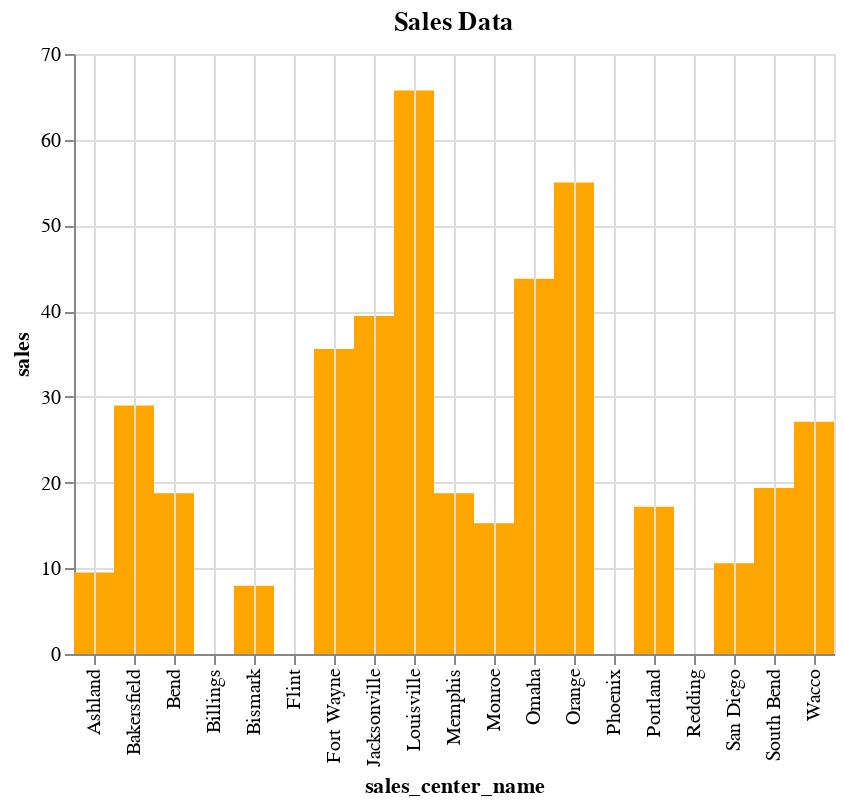

Express this chart as Vega-Lite.
### Vega-Lite specification from a JSON file in a GitHub repository (floating-point values rounded to 4 significant figures)
{"$schema": "https://vega.github.io/schema/vega-lite/v3.json", "data": {"format": {"type": "json"}, "values": [{"SALES": ".00", "Sales_Center_ID": "1111", "Sales_Center_Name": "Phoenix"}, {"SALES": "35.58", "Sales_Center_ID": "1114", "Sales_Center_Name": "Fort Wayne"}, {"SALES": ".00", "Sales_Center_ID": "9999", "Sales_Center_Name": "Redding"}, {"SALES": "16.50", "Sales_Center_ID": "1113", "Sales_Center_Name": "Jacksonville"}, {"SALES": "7.79", "Sales_Center_ID": "6666", "Sales_Center_Name": "Memphis"}, {"SALES": "65.73", "Sales_Center_ID": "4444", "Sales_Center_Name": "Louisville"}, {"SALES": "29.00", "Sales_Center_ID": "2111", "Sales_Center_Name": "Bakersfield"}, {"SALES": "17.18", "Sales_Center_ID": "1116", "Sales_Center_Name": "Portland"}, {"SALES": "43.78", "Sales_Center_ID": "3333", "Sales_Center_Name": "Omaha"}, {"SALES": ".00", "Sales_Center_ID": "8888", "Sales_Center_Name": "San Diego"}, {"SALES": "27.10", "Sales_Center_ID": "1118", "Sales_Center_Name": "Wacco"}, {"SALES": ".00", "Sales_Center_ID": "1119", "Sales_Center_Name": "Flint"}, {"SALES": "55.00", "Sales_Center_ID": "3111", "Sales_Center_Name": "Orange"}, {"SALES": "19.36", "Sales_Center_ID": "1112", "Sales_Center_Name": "South Bend"}, {"SALES": ".00", "Sales_Center_ID": "2222", "Sales_Center_Name": "Bend"}, {"SALES": ".00", "Sales_Center_ID": "1115", "Sales_Center_Name": "Billings"}, {"SALES": "15.25", "Sales_Center_ID": "7777", "Sales_Center_Name": "Monroe"}, {"SALES": "9.50", "Sales_Center_ID": "1117", "Sales_Center_Name": "Ashland"}, {"SALES": ".00", "Sales_Center_ID": "1111", "Sales_Center_Name": "Phoenix"}, {"SALES": ".00", "Sales_Center_ID": "9999", "Sales_Center_Name": "Redding"}, {"SALES": "39.42", "Sales_Center_ID": "1113", "Sales_Center_Name": "Jacksonville"}, {"SALES": "18.75", "Sales_Center_ID": "6666", "Sales_Center_Name": "Memphis"}, {"SALES": "20.85", "Sales_Center_ID": "4444", "Sales_Center_Name": "Louisville"}, {"SALES": "32.00", "Sales_Center_ID": "3333", "Sales_Center_Name": "Omaha"}, {"SALES": "10.60", "Sales_Center_ID": "8888", "Sales_Center_Name": "San Diego"}, {"SALES": "8.00", "Sales_Center_ID": "1112", "Sales_Center_Name": "South Bend"}, {"SALES": "18.75", "Sales_Center_ID": "2222", "Sales_Center_Name": "Bend"}, {"SALES": ".00", "Sales_Center_ID": "7777", "Sales_Center_Name": "Monroe"}, {"SALES": ".00", "Sales_Center_ID": "5555", "Sales_Center_Name": "Bismark"}, {"SALES": "7.97", "Sales_Center_ID": "5555", "Sales_Center_Name": "Bismark"}]}, "encoding": {"x": {"axis": {"grid": true, "title": "sales_center_name"}, "field": "Sales_Center_Name", "type": "nominal"}, "y": {"axis": {"grid": true, "title": "sales"}, "field": "SALES", "type": "quantitative"}}, "mark": {"color": "orange", "type": "rect"}, "title": "Sales Data"}
